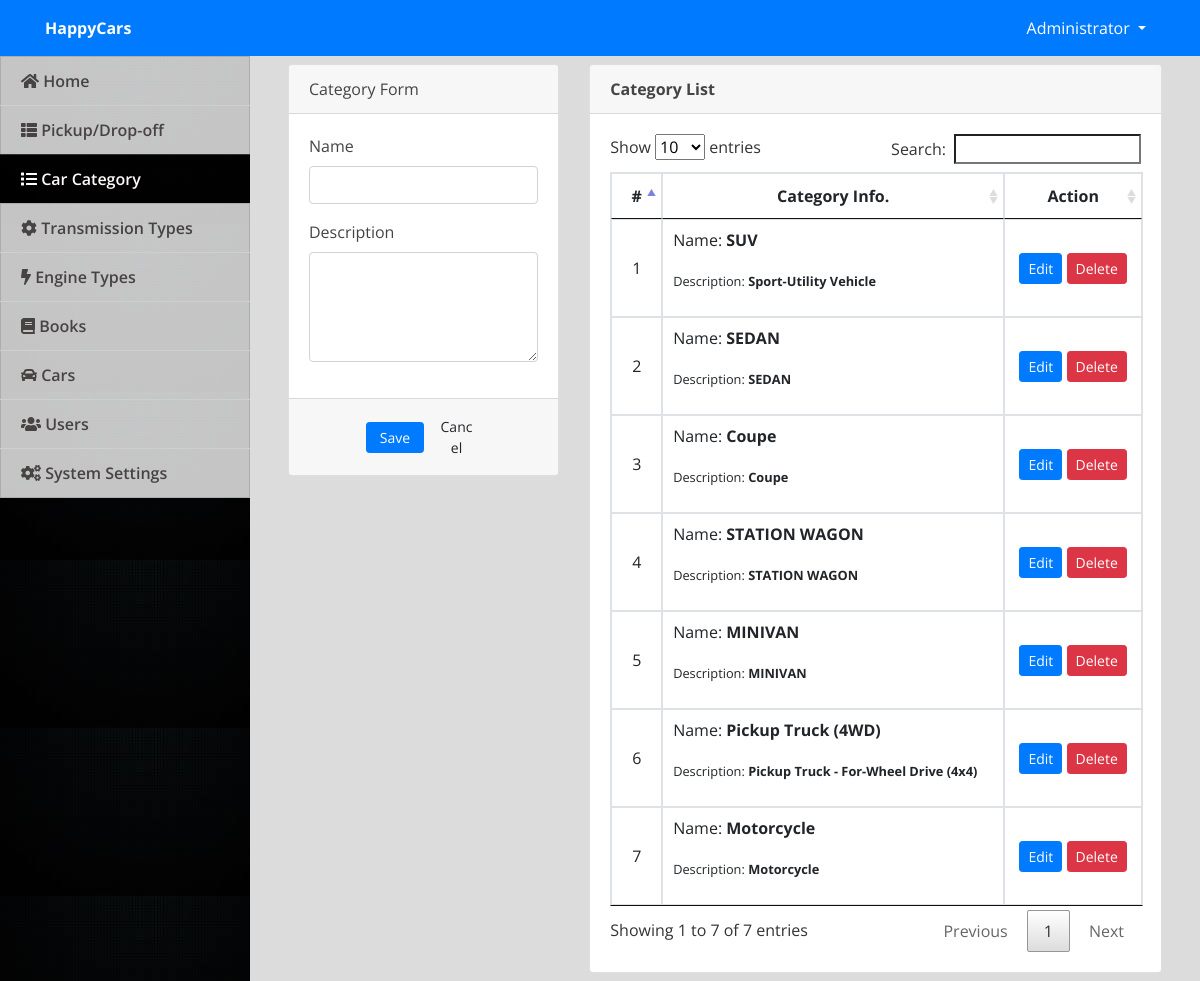
/admin/index.php?page=categories (signed in), run on the app's committed database.
### tables this page shows
CREATE TABLE `categories` (
  `id` int(30) NOT NULL,
  `name` varchar(250) NOT NULL,
  `description` text NOT NULL
);

### admin/categories.php (the view, shortened to what this page needs)
<?php include('db_connect.php');?>
<div class="container-fluid">
	<div class="col-lg-12">
		<div class="row">
			<div class="col-md-4">
			<form action="" id="manage-category">
				<div class="card">
					<div class="card-header">
						    Category Form
				  	</div>
					<div class="card-body">
							<div class="form-group">
								<label class="control-label">Name</label>
								<input type="text" class="form-control" name="name">
							</div>
							<div class="form-group">
								<label class="control-label">Description</label>
								<textarea name="description" id="description" cols="30" rows="4" class="form-control"></textarea>
							</div>
					</div>
					<div class="card-footer">
						<div class="row">
							<div class="col-md-12">
								<button class="btn btn-sm btn-primary col-sm-3 offset-md-3"> Save</button>
								<button class="btn btn-sm btn-default col-sm-3" type="button" onclick="$('#manage-category').get(0).reset()"> Cancel</button>
							</div>
						</div>
					</div>
				</div>
			</form>
			</div>
			<div class="col-md-8">
				<div class="card">
					<div class="card-header">
						<b>Category List</b>
					</div>
					<div class="card-body">
						<table class="table table-bordered table-hover">
							<thead>
								<tr>
									<th class="text-center">#</th>
									<th class="text-center">Category Info.</th>
									<th class="text-center">Action</th>
								</tr>
							</thead>
							<tbody>
								<?php
								$i = 1;
								$category = $conn->query("SELECT * FROM categories order by id asc");
								while($row=$category->fetch_assoc()):
								?>
								<tr>
									<td class="text-center"><?php echo $i++ ?></td>
									<td class="">
										<p>Name: <b><?php echo $row['name'] ?></b></p>
										<p><small>Description: <b><?php echo $row['description'] ?></b></small></p>
									</td>
									<td class="text-center">
										<button class="btn btn-sm btn-primary edit_category" type="button" data-id="<?php echo $row['id'] ?>" data-description="<?php echo $row['description'] ?>" data-name="<?php echo $row['name'] ?>" >Edit</button>
										<button class="btn btn-sm btn-danger delete_category" type="button" data-id="<?php echo $row['id'] ?>">Delete</button>
									</td>
								</tr>
								<?php endwhile; ?>
							</tbody>
						</table>
					</div>
				</div>
			</div>
		</div>
	</div>
</div>

### admin/assets/css/style.css (style rules this page uses)
body { font-family: "Open Sans", sans-serif; color: #444444; width: 100%; height: calc(100%); }

### admin/index.php (style rules this page uses)
body { background: #80808045; }

### admin/categories.php (style rules this page uses)
td { vertical-align: middle !important; }

### data on the page
categories: name "SUV", description "Sport-Utility Vehicle"
categories: name "SEDAN", description "SEDAN"
categories: name "Coupe", description "Coupe"
categories: name "STATION WAGON", description "STATION WAGON"
categories: name "MINIVAN", description "MINIVAN"
categories: name "Pickup Truck (4WD)", description "Pickup Truck - For-Wheel Drive (4x4)"
categories: name "Motorcycle", description "Motorcycle"

### other printed values
$_SESSION['system']['name'] "HappyCars"
$_SESSION['login_name'] "Administrator"
